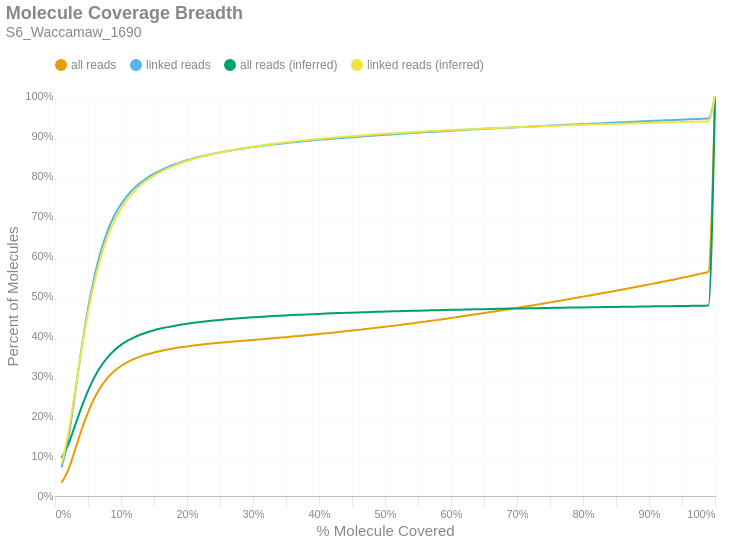

Source (notebook cell):
### Markdown cell above
### Molecule Read Coverage
This chart shows molecule coverage breadth as computed by the number of bases aligned to that molecule. In other words, "*how much of each unique long molecule is actually sequenced/aligned?*" Keep in mind there is a distinction between sequences and alignments, since some sequences belonging to a particular molecule may not align well and wouldn't appear in the alignment data. This chart also shows molecule coverage breadth as computed by the *inferred fragment* from which the aligned sequences originate. Unlike read coverage, this calculation takes into account the total insert size, including unsequenced gaps between the forward and reverse reads. Like the previous figures, these are cumulative percents.

### Code cell
if SKIPLR:
    print_html(f"Skipped")
else:
    binned_df = consolidated_hist(valids['coverage_bp'], mask, 0.01, True)
    binned_df_inf = consolidated_hist(valids['coverage_inserts'], mask, 0.01, True)
    binned_df = binned_df.with_columns(pl.lit(binned_df_inf['all reads (cumsum)']).alias('all reads (inferred)'))
    binned_df = binned_df.with_columns(pl.lit(binned_df_inf['linked reads (cumsum)']).alias('linked reads (inferred)'))
    binned_df = binned_df.with_columns(
        (pl.col('bin').cast(pl.Float64) + 0.01).alias('right_edge')
    )

    with SafeRender(binned_df):
        (
            density_plot(binned_df, 'Molecule Coverage Breadth', samplename, 'molcov', ['all reads (inferred)','linked reads (inferred)'])
            .encode(
                #x=alt.X('bin:Q', title="% Molecule Covered").axis(format = '%').scale(padding=0),
                x=alt.X('right_edge:Q', title="% Molecule Covered").axis(format='%').scale(padding=0),
                y=alt.Y('value:Q', title='Percent of Molecules')
                    .axis(format='%')
                    .stack(False)
                    .scale(domainMin=0, padding=0),
                color=alt.Color("key:N").scale(domain = ["all reads", "linked reads", "all reads (inferred)", "linked reads (inferred)"]),
                tooltip = [
                    alt.Tooltip("key:N", title = "Data Type"),
                    alt.Tooltip("range_label:N", title="% Molecule Covered"),
                    alt.Tooltip("value:Q", format = ".2%", title="% Molecules")
                ]
            )
        ).display()

### Figure 1 — Vega-Lite specification as saved in the notebook (floating-point values rounded to 4 significant figures)
{"width": "container", "height": 400, "config": {"title": {"anchor": "start", "dy": -15, "fontSize": 18, "color": "#888888", "subtitleColor": "#888888", "subtitleFontSize": 14}, "arc": {"fill": "#0072B2"}, "axis": {"domainColor": "#888888", "domainWidth": 0.5, "gridWidth": 0.2, "grid": false, "titleFontWeight": 400, "titleFontSize": 15, "labelFontSize": 11, "labelColor": "#888888", "tickColor": "#888888", "tickWidth": 0.2, "titleColor": "#888888"}, "axisBand": {"grid": false}, "axisX": {"grid": true, "tickSize": 10, "domainCap": "round"}, "axisY": {"domain": false, "grid": true, "tickSize": 0, "domainCap": "round"}, "background": "transparent", "header": {"labelFontSize": 15, "labelColor": "#888888", "titleFontSize": 15, "titleFontWeight": 600, "titleColor": "#888888"}, "legend": {"labelFont": "sans-serif", "labelFontSize": 12, "labelColor": "#888888", "symbolSize": 100, "symbolType": "circle", "titleFontSize": 12, "titlePadding": 10, "titleColor": "#888888", "title": null, "orient": "top"}, "range": {"category": ["#E69F00", "#56B4E9", "#009E73", "#F0E442", "#0072B2", "#D55E00", "#CC79A7", "#000000"], "diverging": ["#cfe8f3", "#a2d4ec", "#73bfe2", "#46abdb", "#1696d2", "#12719e"]}, "area": {"fill": "#0072B2", "fillOpacity": 0.7, "line": true, "strokeOpacity": 0.7}, "line": {"color": "#0072B2", "stroke": "#0072B2", "strokeWidth": 2}, "trail": {"color": "#0072B2", "stroke": "#0072B2", "strokeWidth": 0, "size": 1}, "point": {"filled": true, "fillOpacity": 1.0, "size": 95}, "text": {"color": "#888888", "fontSize": 11, "align": "right", "fontWeight": 400, "size": 11}, "bar": {"fill": "#0072B2", "stroke": null}, "view": {"stroke": null, "continuousWidth": 660, "continuousHeight": 400}}, "data": {"name": "data-b10b1650f65e788f56d6728b47dc4a39"}, "mark": {"type": "line", "interpolate": "monotone", "point": {"opacity": 0, "size": 275}}, "encoding": {"color": {"field": "key", "scale": {"domain": ["all reads", "linked reads", "all reads (inferred)", "linked reads (inferred)"]}, "type": "nominal"}, "tooltip": [{"field": "key", "title": "Data Type", "type": "nominal"}, {"field": "range_label", "title": "% Molecule Covered", "type": "nominal"}, {"field": "value", "format": ".2%", "title": "% Molecules", "type": "quantitative"}], "x": {"axis": {"format": "%"}, "field": "right_edge", "scale": {"padding": 0}, "title": "% Molecule Covered", "type": "quantitative"}, "y": {"axis": {"format": "%"}, "field": "value", "scale": {"domainMin": 0, "padding": 0}, "stack": false, "title": "Percent of Molecules", "type": "quantitative"}}, "params": [{"name": "param_c36ac31b6afebe62", "select": {"type": "point", "fields": ["key"]}, "bind": "legend"}], "title": {"text": "Molecule Coverage Breadth", "subtitle": "S6_Waccamaw_1690"}, "transform": [{"fold": ["all reads (cumsum)", "linked reads (cumsum)", "all reads (inferred)", "linked reads (inferred)"]}, {"calculate": "replace(datum.key, ' (cumsum)', '')", "as": "key"}, {"filter": {"param": "param_c36ac31b6afebe62"}}], "usermeta": {"embedOptions": {"downloadFileName": "S6_Waccamaw_1690.molcov"}}, "$schema": "https://vega.github.io/schema/vega-lite/v6.1.0.json", "datasets": {"data-b10b1650f65e788f56d6728b47dc4a39": [{"bin": "0.0", "interval": "0.0-0.01", "all reads": 0.03303, "linked reads": 0.07172, "all reads (cumsum)": 0.03303, "linked reads (cumsum)": 0.07172, "range_label": "0.0-0.01", "all reads (inferred)": 0.09503, "linked reads (inferred)": 0.08021, "right_edge": 0.01}, {"bin": "0.01", "interval": "0.01-0.02", "all reads": 0.03149, "linked reads": 0.07013, "all reads (cumsum)": 0.06452, "linked reads (cumsum)": 0.1419, "range_label": "0.01-0.02", "all reads (inferred)": 0.1282, "linked reads (inferred)": 0.1543, "right_edge": 0.02}, {"bin": "0.02", "interval": "0.02-0.03", "all reads": 0.04875, "linked reads": 0.1097, "all reads (cumsum)": 0.1133, "linked reads (cumsum)": 0.2516, "range_label": "0.02-0.03", "all reads (inferred)": 0.1743, "linked reads (inferred)": 0.2581, "right_edge": 0.03}, {"bin": "0.03", "interval": "0.03-0.04", "all reads": 0.05099, "linked reads": 0.1151, "all reads (cumsum)": 0.1643, "linked reads (cumsum)": 0.3667, "range_label": "0.03-0.04", "all reads (inferred)": 0.2212, "linked reads (inferred)": 0.3641, "right_edge": 0.04}, {"bin": "0.04", "interval": "0.04-0.05", "all reads": 0.04499, "linked reads": 0.1017, "all reads (cumsum)": 0.2093, "linked reads (cumsum)": 0.4683, "range_label": "0.04-0.05", "all reads (inferred)": 0.2629, "linked reads (inferred)": 0.4586, "right_edge": 0.05}, {"bin": "0.05", "interval": "0.05-0.06", "all reads": 0.03646, "linked reads": 0.08236, "all reads (cumsum)": 0.2457, "linked reads (cumsum)": 0.5507, "range_label": "0.05-0.06", "all reads (inferred)": 0.2979, "linked reads (inferred)": 0.5376, "right_edge": 0.06}, {"bin": "0.06", "interval": "0.06-0.07", "all reads": 0.02842, "linked reads": 0.06422, "all reads (cumsum)": 0.2741, "linked reads (cumsum)": 0.6149, "range_label": "0.06-0.07", "all reads (inferred)": 0.3257, "linked reads (inferred)": 0.6005, "right_edge": 0.07}, {"bin": "0.07", "interval": "0.07-0.08", "all reads": 0.02171, "linked reads": 0.04902, "all reads (cumsum)": 0.2958, "linked reads (cumsum)": 0.6639, "range_label": "0.07-0.08", "all reads (inferred)": 0.3474, "linked reads (inferred)": 0.6497, "right_edge": 0.08}, {"bin": "0.08", "interval": "0.08-0.09", "all reads": 0.01651, "linked reads": 0.03725, "all reads (cumsum)": 0.3124, "linked reads (cumsum)": 0.7012, "range_label": "0.08-0.09", "all reads (inferred)": 0.3644, "linked reads (inferred)": 0.6882, "right_edge": 0.09}, {"bin": "0.09", "interval": "0.09-0.1", "all reads": 0.01258, "linked reads": 0.02834, "all reads (cumsum)": 0.3249, "linked reads (cumsum)": 0.7295, "range_label": "0.09-0.1", "all reads (inferred)": 0.3777, "linked reads (inferred)": 0.7182, "right_edge": 0.1}, {"bin": "0.1", "interval": "0.1-0.11", "all reads": 0.00985, "linked reads": 0.02215, "all reads (cumsum)": 0.3348, "linked reads (cumsum)": 0.7517, "range_label": "0.1-0.11", "all reads (inferred)": 0.3882, "linked reads (inferred)": 0.7419, "right_edge": 0.11}, {"bin": "0.11", "interval": "0.11-0.12", "all reads": 0.007872, "linked reads": 0.01766, "all reads (cumsum)": 0.3427, "linked reads (cumsum)": 0.7693, "range_label": "0.11-0.12", "all reads (inferred)": 0.3967, "linked reads (inferred)": 0.7611, "right_edge": 0.12}, {"bin": "0.12", "interval": "0.12-0.13", "all reads": 0.006415, "linked reads": 0.01439, "all reads (cumsum)": 0.3491, "linked reads (cumsum)": 0.7837, "range_label": "0.12-0.13", "all reads (inferred)": 0.4036, "linked reads (inferred)": 0.7768, "right_edge": 0.13}, {"bin": "0.13", "interval": "0.13-0.14", "all reads": 0.005291, "linked reads": 0.01187, "all reads (cumsum)": 0.3544, "linked reads (cumsum)": 0.7956, "range_label": "0.13-0.14", "all reads (inferred)": 0.4095, "linked reads (inferred)": 0.7899, "right_edge": 0.14}, {"bin": "0.14", "interval": "0.14-0.15", "all reads": 0.004525, "linked reads": 0.01013, "all reads (cumsum)": 0.3589, "linked reads (cumsum)": 0.8057, "range_label": "0.14-0.15", "all reads (inferred)": 0.4144, "linked reads (inferred)": 0.8009, "right_edge": 0.15}, {"bin": "0.15", "interval": "0.15-0.16", "all reads": 0.003836, "linked reads": 0.008564, "all reads (cumsum)": 0.3627, "linked reads (cumsum)": 0.8143, "range_label": "0.15-0.16", "all reads (inferred)": 0.4185, "linked reads (inferred)": 0.8103, "right_edge": 0.16}, {"bin": "0.16", "interval": "0.16-0.17", "all reads": 0.003344, "linked reads": 0.007435, "all reads (cumsum)": 0.3661, "linked reads (cumsum)": 0.8217, "range_label": "0.16-0.17", "all reads (inferred)": 0.4222, "linked reads (inferred)": 0.8184, "right_edge": 0.17}, {"bin": "0.17", "interval": "0.17-0.18", "all reads": 0.002945, "linked reads": 0.006529, "all reads (cumsum)": 0.369, "linked reads (cumsum)": 0.8282, "range_label": "0.17-0.18", "all reads (inferred)": 0.4253, "linked reads (inferred)": 0.8255, "right_edge": 0.18}, {"bin": "0.18", "interval": "0.18-0.19", "all reads": 0.002609, "linked reads": 0.005771, "all reads (cumsum)": 0.3716, "linked reads (cumsum)": 0.834, "range_label": "0.18-0.19", "all reads (inferred)": 0.4281, "linked reads (inferred)": 0.8318, "right_edge": 0.19}, {"bin": "0.19", "interval": "0.19-0.2", "all reads": 0.002365, "linked reads": 0.005198, "all reads (cumsum)": 0.374, "linked reads (cumsum)": 0.8392, "range_label": "0.19-0.2", "all reads (inferred)": 0.4306, "linked reads (inferred)": 0.8375, "right_edge": 0.2}, {"bin": "0.2", "interval": "0.2-0.21", "all reads": 0.002142, "linked reads": 0.004656, "all reads (cumsum)": 0.3761, "linked reads (cumsum)": 0.8439, "range_label": "0.2-0.21", "all reads (inferred)": 0.4329, "linked reads (inferred)": 0.8426, "right_edge": 0.21}, {"bin": "0.21", "interval": "0.21-0.22", "all reads": 0.001959, "linked reads": 0.00424, "all reads (cumsum)": 0.3781, "linked reads (cumsum)": 0.8481, "range_label": "0.21-0.22", "all reads (inferred)": 0.4349, "linked reads (inferred)": 0.8471, "right_edge": 0.22}, {"bin": "0.22", "interval": "0.22-0.23", "all reads": 0.001815, "linked reads": 0.003886, "all reads (cumsum)": 0.3799, "linked reads (cumsum)": 0.852, "range_label": "0.22-0.23", "all reads (inferred)": 0.4368, "linked reads (inferred)": 0.8513, "right_edge": 0.23}, {"bin": "0.23", "interval": "0.23-0.24", "all reads": 0.001716, "linked reads": 0.003631, "all reads (cumsum)": 0.3816, "linked reads (cumsum)": 0.8556, "range_label": "0.23-0.24", "all reads (inferred)": 0.4385, "linked reads (inferred)": 0.8552, "right_edge": 0.24}, {"bin": "0.24", "interval": "0.24-0.25", "all reads": 0.001585, "linked reads": 0.003315, "all reads (cumsum)": 0.3832, "linked reads (cumsum)": 0.8589, "range_label": "0.24-0.25", "all reads (inferred)": 0.4401, "linked reads (inferred)": 0.8587, "right_edge": 0.25}, {"bin": "0.25", "interval": "0.25-0.26", "all reads": 0.00141, "linked reads": 0.002913, "all reads (cumsum)": 0.3846, "linked reads (cumsum)": 0.8619, "range_label": "0.25-0.26", "all reads (inferred)": 0.4416, "linked reads (inferred)": 0.8621, "right_edge": 0.26}, {"bin": "0.26", "interval": "0.26-0.27", "all reads": 0.001383, "linked reads": 0.002813, "all reads (cumsum)": 0.386, "linked reads (cumsum)": 0.8647, "range_label": "0.26-0.27", "all reads (inferred)": 0.443, "linked reads (inferred)": 0.8653, "right_edge": 0.27}, {"bin": "0.27", "interval": "0.27-0.28", "all reads": 0.001342, "linked reads": 0.002667, "all reads (cumsum)": 0.3873, "linked reads (cumsum)": 0.8673, "range_label": "0.27-0.28", "all reads (inferred)": 0.4443, "linked reads (inferred)": 0.8681, "right_edge": 0.28}, {"bin": "0.28", "interval": "0.28-0.29", "all reads": 0.00136, "linked reads": 0.002539, "all reads (cumsum)": 0.3887, "linked reads (cumsum)": 0.8699, "range_label": "0.28-0.29", "all reads (inferred)": 0.4455, "linked reads (inferred)": 0.8708, "right_edge": 0.29}, {"bin": "0.29", "interval": "0.29-0.3", "all reads": 0.001374, "linked reads": 0.002382, "all reads (cumsum)": 0.3901, "linked reads (cumsum)": 0.8723, "range_label": "0.29-0.3", "all reads (inferred)": 0.4466, "linked reads (inferred)": 0.8734, "right_edge": 0.3}, {"bin": "0.3", "interval": "0.3-0.31", "all reads": 0.001381, "linked reads": 0.002246, "all reads (cumsum)": 0.3915, "linked reads (cumsum)": 0.8745, "range_label": "0.3-0.31", "all reads (inferred)": 0.4477, "linked reads (inferred)": 0.8758, "right_edge": 0.31}, {"bin": "0.31", "interval": "0.31-0.32", "all reads": 0.001379, "linked reads": 0.002108, "all reads (cumsum)": 0.3928, "linked reads (cumsum)": 0.8766, "range_label": "0.31-0.32", "all reads (inferred)": 0.4488, "linked reads (inferred)": 0.8781, "right_edge": 0.32}, {"bin": "0.32", "interval": "0.32-0.33", "all reads": 0.001437, "linked reads": 0.002013, "all reads (cumsum)": 0.3943, "linked reads (cumsum)": 0.8786, "range_label": "0.32-0.33", "all reads (inferred)": 0.4497, "linked reads (inferred)": 0.8803, "right_edge": 0.33}, {"bin": "0.33", "interval": "0.33-0.34", "all reads": 0.001419, "linked reads": 0.001926, "all reads (cumsum)": 0.3957, "linked reads (cumsum)": 0.8806, "range_label": "0.33-0.34", "all reads (inferred)": 0.4506, "linked reads (inferred)": 0.8823, "right_edge": 0.34}, {"bin": "0.34", "interval": "0.34-0.35", "all reads": 0.001441, "linked reads": 0.001816, "all reads (cumsum)": 0.3971, "linked reads (cumsum)": 0.8824, "range_label": "0.34-0.35", "all reads (inferred)": 0.4515, "linked reads (inferred)": 0.8842, "right_edge": 0.35}, {"bin": "0.35", "interval": "0.35-0.36", "all reads": 0.001517, "linked reads": 0.001781, "all reads (cumsum)": 0.3986, "linked reads (cumsum)": 0.8841, "range_label": "0.35-0.36", "all reads (inferred)": 0.4523, "linked reads (inferred)": 0.886, "right_edge": 0.36}, {"bin": "0.36", "interval": "0.36-0.37", "all reads": 0.001502, "linked reads": 0.00162, "all reads (cumsum)": 0.4002, "linked reads (cumsum)": 0.8858, "range_label": "0.36-0.37", "all reads (inferred)": 0.4531, "linked reads (inferred)": 0.8877, "right_edge": 0.37}, {"bin": "0.37", "interval": "0.37-0.38", "all reads": 0.001583, "linked reads": 0.001618, "all reads (cumsum)": 0.4017, "linked reads (cumsum)": 0.8874, "range_label": "0.37-0.38", "all reads (inferred)": 0.4539, "linked reads (inferred)": 0.8894, "right_edge": 0.38}, {"bin": "0.38", "interval": "0.38-0.39", "all reads": 0.001575, "linked reads": 0.001518, "all reads (cumsum)": 0.4033, "linked reads (cumsum)": 0.8889, "range_label": "0.38-0.39", "all reads (inferred)": 0.4546, "linked reads (inferred)": 0.891, "right_edge": 0.39}, {"bin": "0.39", "interval": "0.39-0.4", "all reads": 0.001636, "linked reads": 0.00149, "all reads (cumsum)": 0.4049, "linked reads (cumsum)": 0.8904, "range_label": "0.39-0.4", "all reads (inferred)": 0.4553, "linked reads (inferred)": 0.8926, "right_edge": 0.4}, {"bin": "0.4", "interval": "0.4-0.41", "all reads": 0.001645, "linked reads": 0.00141, "all reads (cumsum)": 0.4066, "linked reads (cumsum)": 0.8918, "range_label": "0.4-0.41", "all reads (inferred)": 0.456, "linked reads (inferred)": 0.8941, "right_edge": 0.41}, {"bin": "0.41", "interval": "0.41-0.42", "all reads": 0.001654, "linked reads": 0.001363, "all reads (cumsum)": 0.4082, "linked reads (cumsum)": 0.8932, "range_label": "0.41-0.42", "all reads (inferred)": 0.4566, "linked reads (inferred)": 0.8955, "right_edge": 0.42}, {"bin": "0.42", "interval": "0.42-0.43", "all reads": 0.001761, "linked reads": 0.001356, "all reads (cumsum)": 0.41, "linked reads (cumsum)": 0.8945, "range_label": "0.42-0.43", "all reads (inferred)": 0.4572, "linked reads (inferred)": 0.8969, "right_edge": 0.43}, {"bin": "0.43", "interval": "0.43-0.44", "all reads": 0.001757, "linked reads": 0.001318, "all reads (cumsum)": 0.4118, "linked reads (cumsum)": 0.8958, "range_label": "0.43-0.44", "all reads (inferred)": 0.4578, "linked reads (inferred)": 0.8982, "right_edge": 0.44}, {"bin": "0.44", "interval": "0.44-0.45", "all reads": 0.001824, "linked reads": 0.001264, "all reads (cumsum)": 0.4136, "linked reads (cumsum)": 0.8971, "range_label": "0.44-0.45", "all reads (inferred)": 0.4584, "linked reads (inferred)": 0.8995, "right_edge": 0.45}, {"bin": "0.45", "interval": "0.45-0.46", "all reads": 0.001822, "linked reads": 0.001212, "all reads (cumsum)": 0.4154, "linked reads (cumsum)": 0.8983, "range_label": "0.45-0.46", "all reads (inferred)": 0.459, "linked reads (inferred)": 0.9007, "right_edge": 0.46}, {"bin": "0.46", "interval": "0.46-0.47", "all reads": 0.001836, "linked reads": 0.001157, "all reads (cumsum)": 0.4172, "linked reads (cumsum)": 0.8995, "range_label": "0.46-0.47", "all reads (inferred)": 0.4595, "linked reads (inferred)": 0.9019, "right_edge": 0.47}, {"bin": "0.47", "interval": "0.47-0.48", "all reads": 0.001954, "linked reads": 0.001164, "all reads (cumsum)": 0.4192, "linked reads (cumsum)": 0.9006, "range_label": "0.47-0.48", "all reads (inferred)": 0.4601, "linked reads (inferred)": 0.9031, "right_edge": 0.48}, {"bin": "0.48", "interval": "0.48-0.49", "all reads": 0.001872, "linked reads": 0.001102, "all reads (cumsum)": 0.4211, "linked reads (cumsum)": 0.9017, "range_label": "0.48-0.49", "all reads (inferred)": 0.4606, "linked reads (inferred)": 0.9043, "right_edge": 0.49}, {"bin": "0.49", "interval": "0.49-0.5", "all reads": 0.002095, "linked reads": 0.001193, "all reads (cumsum)": 0.4232, "linked reads (cumsum)": 0.9029, "range_label": "0.49-0.5", "all reads (inferred)": 0.4611, "linked reads (inferred)": 0.9054, "right_edge": 0.5}, {"bin": "0.5", "interval": "0.5-0.51", "all reads": 0.001874, "linked reads": 0.001121, "all reads (cumsum)": 0.425, "linked reads (cumsum)": 0.9041, "range_label": "0.5-0.51", "all reads (inferred)": 0.4616, "linked reads (inferred)": 0.9064, "right_edge": 0.51}, {"bin": "0.51", "interval": "0.51-0.52", "all reads": 0.002132, "linked reads": 0.001082, "all reads (cumsum)": 0.4272, "linked reads (cumsum)": 0.9051, "range_label": "0.51-0.52", "all reads (inferred)": 0.4621, "linked reads (inferred)": 0.9075, "right_edge": 0.52}, {"bin": "0.52", "interval": "0.52-0.53", "all reads": 0.002085, "linked reads": 0.001073, "all reads (cumsum)": 0.4293, "linked reads (cumsum)": 0.9062, "range_label": "0.52-0.53", "all reads (inferred)": 0.4625, "linked reads (inferred)": 0.9085, "right_edge": 0.53}, {"bin": "0.53", "interval": "0.53-0.54", "all reads": 0.002142, "linked reads": 0.0009991, "all reads (cumsum)": 0.4314, "linked reads (cumsum)": 0.9072, "range_label": "0.53-0.54", "all reads (inferred)": 0.463, "linked reads (inferred)": 0.9095, "right_edge": 0.54}, {"bin": "0.54", "interval": "0.54-0.55", "all reads": 0.002134, "linked reads": 0.001019, "all reads (cumsum)": 0.4335, "linked reads (cumsum)": 0.9082, "range_label": "0.54-0.55", "all reads (inferred)": 0.4634, "linked reads (inferred)": 0.9104, "right_edge": 0.55}, {"bin": "0.55", "interval": "0.55-0.56", "all reads": 0.002236, "linked reads": 0.001021, "all reads (cumsum)": 0.4358, "linked reads (cumsum)": 0.9092, "range_label": "0.55-0.56", "all reads (inferred)": 0.4638, "linked reads (inferred)": 0.9113, "right_edge": 0.56}, {"bin": "0.56", "interval": "0.56-0.57", "all reads": 0.002272, "linked reads": 0.0009704, "all reads (cumsum)": 0.438, "linked reads (cumsum)": 0.9102, "range_label": "0.56-0.57", "all reads (inferred)": 0.4642, "linked reads (inferred)": 0.9122, "right_edge": 0.57}, {"bin": "0.57", "interval": "0.57-0.58", "all reads": 0.002268, "linked reads": 0.001017, "all reads (cumsum)": 0.4403, "linked reads (cumsum)": 0.9112, "range_label": "0.57-0.58", "all reads (inferred)": 0.4646, "linked reads (inferred)": 0.9131, "right_edge": 0.58}, {"bin": "0.58", "interval": "0.58-0.59", "all reads": 0.002289, "linked reads": 0.0009142, "all reads (cumsum)": 0.4426, "linked reads (cumsum)": 0.9121, "range_label": "0.58-0.59", "all reads (inferred)": 0.465, "linked reads (inferred)": 0.914, "right_edge": 0.59}, {"bin": "0.59", "interval": "0.59-0.6", "all reads": 0.002386, "linked reads": 0.0009905, "all reads (cumsum)": 0.445, "linked reads (cumsum)": 0.9131, "range_label": "0.59-0.6", "all reads (inferred)": 0.4654, "linked reads (inferred)": 0.9148, "right_edge": 0.6}, {"bin": "0.6", "interval": "0.6-0.61", "all reads": 0.00233, "linked reads": 0.0009331, "all reads (cumsum)": 0.4473, "linked reads (cumsum)": 0.9141, "range_label": "0.6-0.61", "all reads (inferred)": 0.4658, "linked reads (inferred)": 0.9156, "right_edge": 0.61}, {"bin": "0.61", "interval": "0.61-0.62", "all reads": 0.002518, "linked reads": 0.0009543, "all reads (cumsum)": 0.4498, "linked reads (cumsum)": 0.915, "range_label": "0.61-0.62", "all reads (inferred)": 0.4661, "linked reads (inferred)": 0.9163, "right_edge": 0.62}, {"bin": "0.62", "interval": "0.62-0.63", "all reads": 0.002424, "linked reads": 0.0009171, "all reads (cumsum)": 0.4523, "linked reads (cumsum)": 0.9159, "range_label": "0.62-0.63", "all reads (inferred)": 0.4665, "linked reads (inferred)": 0.9171, "right_edge": 0.63}, {"bin": "0.63", "interval": "0.63-0.64", "all reads": 0.002529, "linked reads": 0.0008959, "all reads (cumsum)": 0.4548, "linked reads (cumsum)": 0.9168, "range_label": "0.63-0.64", "all reads (inferred)": 0.4668, "linked reads (inferred)": 0.9179, "right_edge": 0.64}, {"bin": "0.64", "interval": "0.64-0.65", "all reads": 0.002467, "linked reads": 0.0008856, "all reads (cumsum)": 0.4572, "linked reads (cumsum)": 0.9177, "range_label": "0.64-0.65", "all reads (inferred)": 0.4672, "linked reads (inferred)": 0.9186, "right_edge": 0.65}, {"bin": "0.65", "interval": "0.65-0.66", "all reads": 0.002647, "linked reads": 0.0008982, "all reads (cumsum)": 0.4599, "linked reads (cumsum)": 0.9186, "range_label": "0.65-0.66", "all reads (inferred)": 0.4675, "linked reads (inferred)": 0.9194, "right_edge": 0.66}, {"bin": "0.66", "interval": "0.66-0.67", "all reads": 0.002528, "linked reads": 0.0008328, "all reads (cumsum)": 0.4624, "linked reads (cumsum)": 0.9195, "range_label": "0.66-0.67", "all reads (inferred)": 0.4678, "linked reads (inferred)": 0.92, "right_edge": 0.67}, {"bin": "0.67", "interval": "0.67-0.68", "all reads": 0.002623, "linked reads": 0.0008386, "all reads (cumsum)": 0.465, "linked reads (cumsum)": 0.9203, "range_label": "0.67-0.68", "all reads (inferred)": 0.4681, "linked reads (inferred)": 0.9207, "right_edge": 0.68}, {"bin": "0.68", "interval": "0.68-0.69", "all reads": 0.002584, "linked reads": 0.0008139, "all reads (cumsum)": 0.4676, "linked reads (cumsum)": 0.9211, "range_label": "0.68-0.69", "all reads (inferred)": 0.4685, "linked reads (inferred)": 0.9214, "right_edge": 0.69}, {"bin": "0.69", "interval": "0.69-0.7", "all reads": 0.0027, "linked reads": 0.0008472, "all reads (cumsum)": 0.4703, "linked reads (cumsum)": 0.922, "range_label": "0.69-0.7", "all reads (inferred)": 0.4688, "linked reads (inferred)": 0.9221, "right_edge": 0.7}, {"bin": "0.7", "interval": "0.7-0.71", "all reads": 0.002633, "linked reads": 0.0007658, "all reads (cumsum)": 0.473, "linked reads (cumsum)": 0.9227, "range_label": "0.7-0.71", "all reads (inferred)": 0.4691, "linked reads (inferred)": 0.9227, "right_edge": 0.71}, {"bin": "0.71", "interval": "0.71-0.72", "all reads": 0.002675, "linked reads": 0.0008472, "all reads (cumsum)": 0.4756, "linked reads (cumsum)": 0.9236, "range_label": "0.71-0.72", "all reads (inferred)": 0.4694, "linked reads (inferred)": 0.9233, "right_edge": 0.72}, {"bin": "0.72", "interval": "0.72-0.73", "all reads": 0.002766, "linked reads": 0.0007812, "all reads (cumsum)": 0.4784, "linked reads (cumsum)": 0.9243, "range_label": "0.72-0.73", "all reads (inferred)": 0.4697, "linked reads (inferred)": 0.924, "right_edge": 0.73}, {"bin": "0.73", "interval": "0.73-0.74", "all reads": 0.002718, "linked reads": 0.0007973, "all reads (cumsum)": 0.4811, "linked reads (cumsum)": 0.9251, "range_label": "0.73-0.74", "all reads (inferred)": 0.47, "linked reads (inferred)": 0.9246, "right_edge": 0.74}, {"bin": "0.74", "interval": "0.74-0.75", "all reads": 0.002952, "linked reads": 0.0008265, "all reads (cumsum)": 0.4841, "linked reads (cumsum)": 0.926, "range_label": "0.74-0.75", "all reads (inferred)": 0.4702, "linked reads (inferred)": 0.9251, "right_edge": 0.75}, {"bin": "0.75", "interval": "0.75-0.76", "all reads": 0.002755, "linked reads": 0.0007663, "all reads (cumsum)": 0.4868, "linked reads (cumsum)": 0.9267, "range_label": "0.75-0.76", "all reads (inferred)": 0.4705, "linked reads (inferred)": 0.9257, "right_edge": 0.76}, {"bin": "0.76", "interval": "0.76-0.77", "all reads": 0.002843, "linked reads": 0.0007778, "all reads (cumsum)": 0.4897, "linked reads (cumsum)": 0.9275, "range_label": "0.76-0.77", "all reads (inferred)": 0.4708, "linked reads (inferred)": 0.9263, "right_edge": 0.77}, {"bin": "0.77", "interval": "0.77-0.78", "all reads": 0.002859, "linked reads": 0.0007875, "all reads (cumsum)": 0.4925, "linked reads (cumsum)": 0.9283, "range_label": "0.77-0.78", "all reads (inferred)": 0.471, "linked reads (inferred)": 0.9269, "right_edge": 0.78}, {"bin": "0.78", "interval": "0.78-0.79", "all reads": 0.002906, "linked reads": 0.000752, "all reads (cumsum)": 0.4954, "linked reads (cumsum)": 0.9291, "range_label": "0.78-0.79", "all reads (inferred)": 0.4713, "linked reads (inferred)": 0.9274, "right_edge": 0.79}, {"bin": "0.79", "interval": "0.79-0.8", "all reads": 0.002993, "linked reads": 0.0007939, "all reads (cumsum)": 0.4984, "linked reads (cumsum)": 0.9299, "range_label": "0.79-0.8", "all reads (inferred)": 0.4715, "linked reads (inferred)": 0.9279, "right_edge": 0.8}, {"bin": "0.8", "interval": "0.8-0.81", "all reads": 0.002793, "linked reads": 0.0007285, "all reads (cumsum)": 0.5012, "linked reads (cumsum)": 0.9306, "range_label": "0.8-0.81", "all reads (inferred)": 0.4718, "linked reads (inferred)": 0.9285, "right_edge": 0.81}, {"bin": "0.81", "interval": "0.81-0.82", "all reads": 0.00298, "linked reads": 0.000783, "all reads (cumsum)": 0.5042, "linked reads (cumsum)": 0.9314, "range_label": "0.81-0.82", "all reads (inferred)": 0.472, "linked reads (inferred)": 0.929, "right_edge": 0.82}, {"bin": "0.82", "interval": "0.82-0.83", "all reads": 0.003031, "linked reads": 0.000787, "all reads (cumsum)": 0.5072, "linked reads (cumsum)": 0.9321, "range_label": "0.82-0.83", "all reads (inferred)": 0.4723, "linked reads (inferred)": 0.9295, "right_edge": 0.83}, {"bin": "0.83", "interval": "0.83-0.84", "all reads": 0.003031, "linked reads": 0.0007795, "all reads (cumsum)": 0.5103, "linked reads (cumsum)": 0.9329, "range_label": "0.83-0.84", "all reads (inferred)": 0.4725, "linked reads (inferred)": 0.93, "right_edge": 0.84}, {"bin": "0.84", "interval": "0.84-0.85", "all reads": 0.002993, "linked reads": 0.0007704, "all reads (cumsum)": 0.5133, "linked reads (cumsum)": 0.9337, "range_label": "0.84-0.85", "all reads (inferred)": 0.4727, "linked reads (inferred)": 0.9304, "right_edge": 0.85}, {"bin": "0.85", "interval": "0.85-0.86", "all reads": 0.003103, "linked reads": 0.0007119, "all reads (cumsum)": 0.5164, "linked reads (cumsum)": 0.9344, "range_label": "0.85-0.86", "all reads (inferred)": 0.473, "linked reads (inferred)": 0.9309, "right_edge": 0.86}, {"bin": "0.86", "interval": "0.86-0.87", "all reads": 0.003044, "linked reads": 0.0007222, "all reads (cumsum)": 0.5194, "linked reads (cumsum)": 0.9351, "range_label": "0.86-0.87", "all reads (inferred)": 0.4732, "linked reads (inferred)": 0.9313, "right_edge": 0.87}, {"bin": "0.87", "interval": "0.87-0.88", "all reads": 0.003159, "linked reads": 0.0007652, "all reads (cumsum)": 0.5226, "linked reads (cumsum)": 0.9359, "range_label": "0.87-0.88", "all reads (inferred)": 0.4734, "linked reads (inferred)": 0.9318, "right_edge": 0.88}, {"bin": "0.88", "interval": "0.88-0.89", "all reads": 0.003123, "linked reads": 0.0007262, "all reads (cumsum)": 0.5257, "linked reads (cumsum)": 0.9366, "range_label": "0.88-0.89", "all reads (inferred)": 0.4736, "linked reads (inferred)": 0.9323, "right_edge": 0.89}, {"bin": "0.89", "interval": "0.89-0.9", "all reads": 0.003266, "linked reads": 0.0007692, "all reads (cumsum)": 0.529, "linked reads (cumsum)": 0.9374, "range_label": "0.89-0.9", "all reads (inferred)": 0.4739, "linked reads (inferred)": 0.9327, "right_edge": 0.9}, {"bin": "0.9", "interval": "0.9-0.91", "all reads": 0.003106, "linked reads": 0.0006964, "all reads (cumsum)": 0.5321, "linked reads (cumsum)": 0.9381, "range_label": "0.9-0.91", "all reads (inferred)": 0.4741, "linked reads (inferred)": 0.9331, "right_edge": 0.91}, {"bin": "0.91", "interval": "0.91-0.92", "all reads": 0.003427, "linked reads": 0.000717, "all reads (cumsum)": 0.5355, "linked reads (cumsum)": 0.9388, "range_label": "0.91-0.92", "all reads (inferred)": 0.4743, "linked reads (inferred)": 0.9336, "right_edge": 0.92}, {"bin": "0.92", "interval": "0.92-0.93", "all reads": 0.003087, "linked reads": 0.0007463, "all reads (cumsum)": 0.5386, "linked reads (cumsum)": 0.9396, "range_label": "0.92-0.93", "all reads (inferred)": 0.4745, "linked reads (inferred)": 0.934, "right_edge": 0.93}, {"bin": "0.93", "interval": "0.93-0.94", "all reads": 0.003341, "linked reads": 0.000701, "all reads (cumsum)": 0.5419, "linked reads (cumsum)": 0.9403, "range_label": "0.93-0.94", "all reads (inferred)": 0.4748, "linked reads (inferred)": 0.9345, "right_edge": 0.94}, {"bin": "0.94", "interval": "0.94-0.95", "all reads": 0.003682, "linked reads": 0.0006706, "all reads (cumsum)": 0.5456, "linked reads (cumsum)": 0.9409, "range_label": "0.94-0.95", "all reads (inferred)": 0.475, "linked reads (inferred)": 0.9349, "right_edge": 0.95}, {"bin": "0.95", "interval": "0.95-0.96", "all reads": 0.003189, "linked reads": 0.0007474, "all reads (cumsum)": 0.5488, "linked reads (cumsum)": 0.9417, "range_label": "0.95-0.96", "all reads (inferred)": 0.4753, "linked reads (inferred)": 0.9354, "right_edge": 0.96}, {"bin": "0.96", "interval": "0.96-0.97", "all reads": 0.003722, "linked reads": 0.0006592, "all reads (cumsum)": 0.5525, "linked reads (cumsum)": 0.9423, "range_label": "0.96-0.97", "all reads (inferred)": 0.4755, "linked reads (inferred)": 0.9358, "right_edge": 0.97}, {"bin": "0.97", "interval": "0.97-0.98", "all reads": 0.00406, "linked reads": 0.000654, "all reads (cumsum)": 0.5566, "linked reads (cumsum)": 0.943, "range_label": "0.97-0.98", "all reads (inferred)": 0.4758, "linked reads (inferred)": 0.9362, "right_edge": 0.98}, {"bin": "0.98", "interval": "0.98-0.99", "all reads": 0.003951, "linked reads": 0.0006895, "all reads (cumsum)": 0.5605, "linked reads (cumsum)": 0.9437, "range_label": "0.98-0.99", "all reads (inferred)": 0.4761, "linked reads (inferred)": 0.9366, "right_edge": 0.99}, {"bin": "0.99", "interval": "0.99-1.0", "all reads": 0.4395, "linked reads": 0.05632, "all reads (cumsum)": 1.0, "linked reads (cumsum)": 1.0, "range_label": "0.99-1.0", "all reads (inferred)": 1.0, "linked reads (inferred)": 1.0, "right_edge": 1.0}]}}
